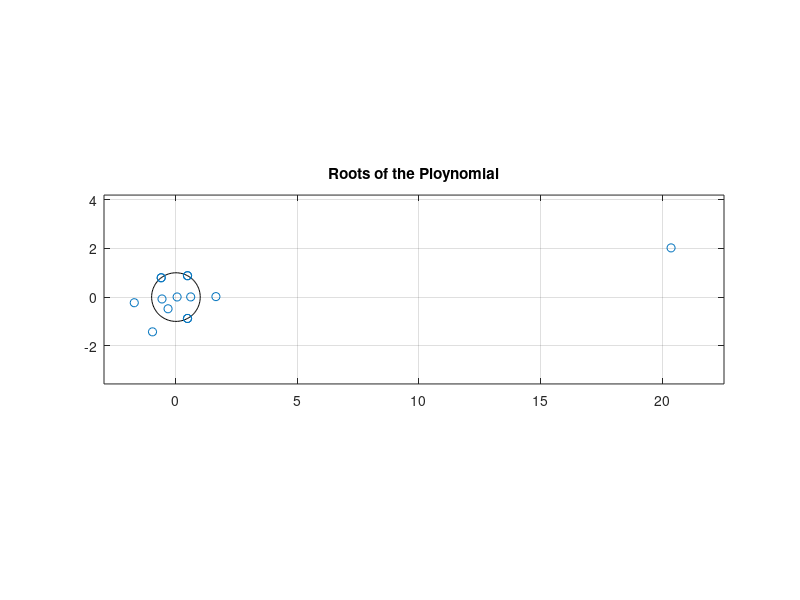
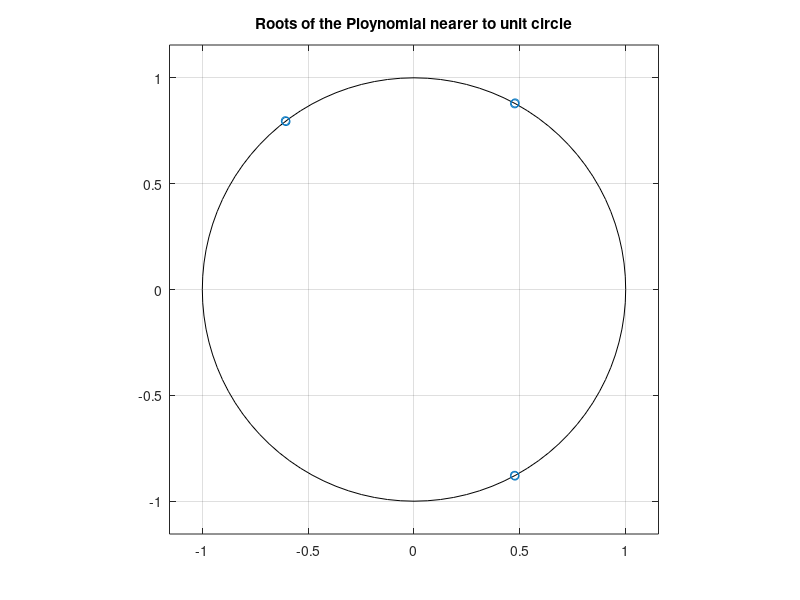

The MATLAB source for these figures, in order:
%% Simulation of 1-Dimensional Array for Estimation of Angle of Arrival Using ROOT - MUSIC Algorithm

%%%%%%%%%%%%%%%%%%%%%%%%%%%%%%%%%%%%%%%%%%%%%%%
%%%%%%%%%%%%%%%%%%%%%%%%%%%%%%%%%%%%%%%%%%%%%%%
%% Clear the cache
%%%%%%%%%%%%%%%%%%%%%%%%%%%%%%%%%%%%%%%%%%%%%%%

clc; clear;close;tic

%%%%%%%%%%%%%%%%%%%%%%%%%%%%%%%%%%%%%%%%%%%%%%%
%% Parameters
%%%%%%%%%%%%%%%%%%%%%%%%%%%%%%%%%%%%%%%%%%%%%%%


numElements = 8;% Number of antenna elements
elementSpacing = 0.5;% Half wavelength spacing
numSignals = 3; % Number of signal sources
angles = [-20 45 20 ]; % Directions of arrival
numSnapshots = 200;% Number of samples
SNR = 20;                                  % Signal to Noise Ratio (dB)


%%%%%%%%%%%%%%%%%%%%%%%%%%%%%%%%%%%%%%%%%%%%%%%
%% Create the steering vectors and Singal matrices
%%%%%%%%%%%%%%%%%%%%%%%%%%%%%%%%%%%%%%%%%%%%%%%

steeringVector = exp(-1j*(0:numElements-1)'*pi*sin(deg2rad(angles)));


% Generating source signal
signal = randn(numSignals, numSnapshots);


% Generating noise signal

noise_variance = 10^(-SNR/10);
noise = sqrt(noise_variance/2) * (randn(numElements, numSnapshots) + 1i * randn(numElements, numSnapshots));


% Received signal matrix
R = steeringVector * signal + noise;

R_signal = (R*R')/numSnapshots;



%%%%%%%%%%%%%%%%%%%%%%%%%%%%%%%%%%%%%%%%%%%%%%%
%% ROOT MUSIC Algorithm 
%%%%%%%%%%%%%%%%%%%%%%%%%%%%%%%%%%%%%%%%%%%%%%%


% Perform Eigenvalue Decomposition
[eigenVectors, eigenValues] = eig(R_signal);  % Eigen value computation for covariance matrix
[~, idx] = sort(diag(eigenValues));  
noiseSubspace = eigenVectors(:, idx(1:numElements-numSignals));  % Noise Subspace

% Finding zeros of polynomial, 
C = noiseSubspace * noiseSubspace';
for k = (-numElements+1):(numElements-1)
    P(numElements+k) = sum(diag(C, k));
    % P(numElements+k) = P(numElements+k)*exp(-1i*pi*numElements+k*sin(angle(P(numElements+k))))
end

% Computation of Roots of the Polynomial
rts = roots(P);

figure(1);zplane(rts);title("Roots of the Ploynomial");


% Choose the roots closest to the unit circle
dist_from_unit_circle =abs(abs(rts)-1); % Computing the roots nearer to the Unit Circle
figure(2);zplane(rts(dist_from_unit_circle<0.09));title("Roots of the Ploynomial nearer to unit circle");

angles = -rad2deg(asin(angle(rts(dist_from_unit_circle<0.09)) / pi));
disp("Estimated Angle of Arrivals: "+angles);


%%%%%%%%%%%%%%%%%%%%%%%%%%%%%%%%%%%%%%%%%%%%%%%


toc


%%%%%%%%%%%%%%%%%%%%%%%%%%%%%%%%%%%%%%%%%%%%%%%
%%%%%%%%%%%%%%%%%%%%%%%%%%%%%%%%%%%%%%%%%%%%%%%